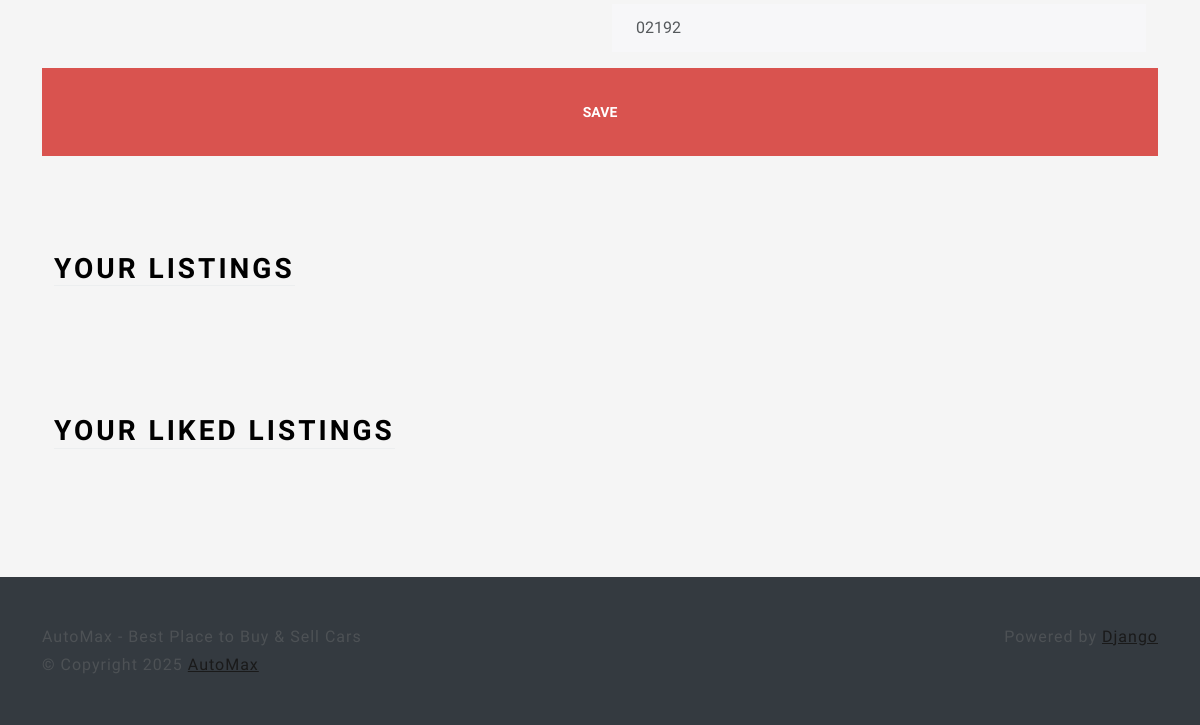
Before: /profile/ (signed in, lower part) with the older database file.
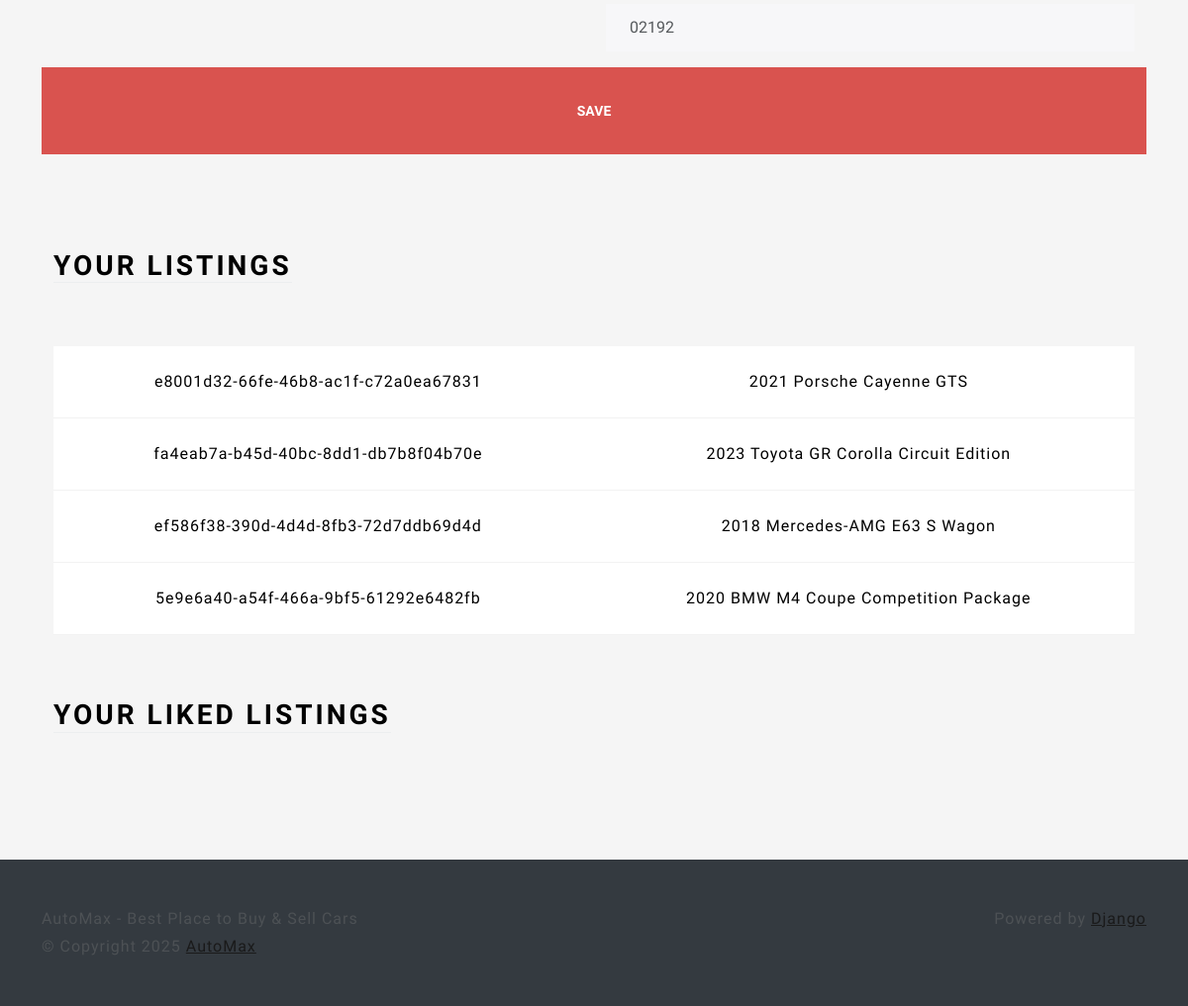
After: the same page with the newer database file.
### main/models.py (models this page shows, shortened)
class Listing(models.Model):
    id = models.UUIDField(primary_key=True, default=uuid.uuid4, unique=True, editable=False)
    created_at = models.DateTimeField(auto_now_add=True)
    updated_at = models.DateTimeField(auto_now=True)
    seller = models.ForeignKey(Profile, on_delete=models.CASCADE)
    brand = models.CharField(max_length=24, choices=CAR_BRANDS, default=None)
    model = models.CharField(max_length=64)
    vin = models.CharField(max_length=17)
    mileage = models.IntegerField(default=0)
    color = models.CharField(max_length=24)
    description = models.TextField()
    engine = models.CharField(max_length=24)
    transmission = models.CharField(max_length=24, choices=TRANSMISSION_OPTIONS, default=None)
    location = models.OneToOneField(Location, on_delete=models.SET_NULL, null=True)
    image = models.ImageField(upload_to=user_listing_path)

### users/views.py (the view, shortened to what this page needs)
# urls.py: path('profile/', ProfileView.as_view(), name='profile'),
@method_decorator(login_required, name='dispatch')
class ProfileView(View):
    def get(self, request):
        user_listing = Listing.objects.filter(seller=request.user.profile)
        user_liked_listing = LikedListing.objects.filter(profile=request.user.profile).all()
        user_form = UserForm(instance=request.user)
        profile_form = ProfileForm(instance=request.user.profile)
        location_form = LocationForm(instance=request.user.profile.location)
        return render(request, 'views/profile.html',
                      {'user_form': user_form, 'profile_form': profile_form,
                       'location_form': location_form, 'user_listing': user_listing, 'user_liked_listing': user_liked_listing})

### users/forms.py
class UserForm(forms.ModelForm):
    username = forms.CharField(disabled=True)
    class Meta:
        model = User
        fields = [
            'username',
            'first_name',
            'last_name',
        ]

class ProfileForm(forms.ModelForm):
    photo = forms.ImageField(widget=CustomPictureImageFieldWidget)
    bio = forms.TextInput()
    class Meta:
        model = Profile
        fields = [
            'photo',
            'bio',
            'phone_number',
        ]

### users/templates/views/profile.html (shortened to what this page needs)
{% extends 'base/base.html' %}
{% load static %}
{% load crispy_forms_tags %}
{% block 'body' %}
<div class="container-fluid text-center py-5">
    <div class="container px-4 py-5" id="hanging-icons">
        <form action="" method="post" enctype="multipart/form-data">
            <div class="row">
                <div class="col-6">
                </div>
                <div class="col-6">
                    {{ location_form|crispy }}
                </div>
                <br>
                <button class="btn btn-lg btn-danger" type="submit" value="Submit">Save</button>
            </div>
        </form>
    </div>
    <div class="container px-4">
        <div class="row g-4 py-5">
            <div class="col d-flex align-items-start">
                <div>
                    <h2 class="mb-3 border-bottom" style="color: black">Your Listings</h2>
                </div>
            </div>
        </div>
        <table class="table table-hover">
            <tbody>
                {% for listing in user_listing %}
                <tr>
                    <td>{{ listing.id }}</td>
                    <td>{{listing.model }}</td>
                </tr>
                {% endfor %}
            </tbody>
        </table>
    </div>
    <div class="container px-4">
        <div class="row g-4 py-5">
            <div class="col d-flex align-items-start">
                <div>
                    <h2 class="mb-3 border-bottom" style="color: black">Your Liked Listings</h2>
                </div>
            </div>
        </div>
    </div>
</div>
{% endblock %}

Changed rows visible on the page:
added Listing: id "e8001d32-66fe-46b8-ac1f-c72a0ea67831", model "2021 Porsche Cayenne GTS"
added Listing: id "fa4eab7a-b45d-40bc-8dd1-db7b8f04b70e", model "2023 Toyota GR Corolla Circuit Edition"
added Listing: id "ef586f38-390d-4d4d-8fb3-72d7ddb69d4d", model "2018 Mercedes-AMG E63 S Wagon"
added Listing: id "5e9e6a40-a54f-466a-9bf5-61292e6482fb", model "2020 BMW M4 Coupe Competition Package"
